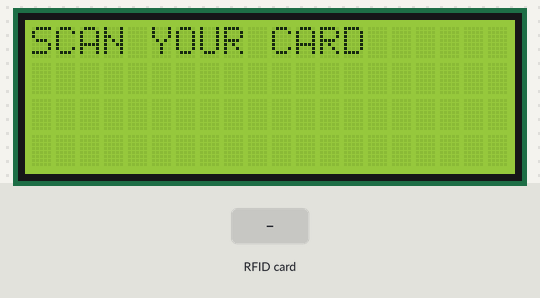
This sketch was run on a simulated Arduino Uno, built with avr-gcc and run on an emulated ATmega328P. Parts: 20×4 character LCD. The inputs (shaded band) are chosen by the test bench. EEPROM starts erased; what the sketch prints to the serial monitor is not drawn.

Above: at 0.9 s.
1.0 s: RFID card 30 32 F7 4E held to the reader
At 1.5 s:
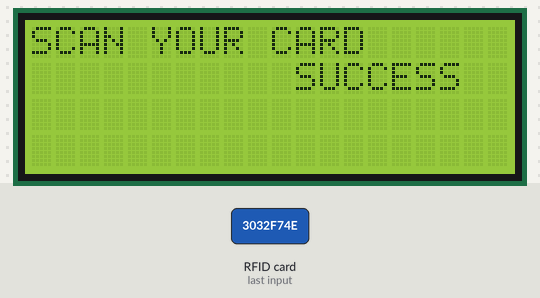
At 3.7 s:
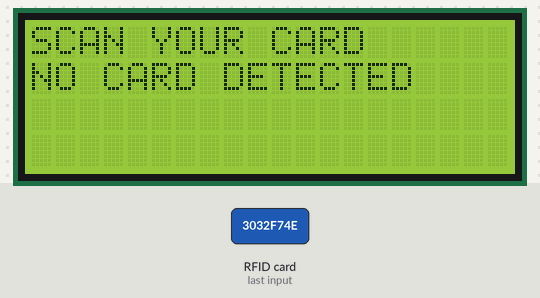
4.0 s: RFID card 5E 7A 19 C4 held to the reader
At 5.0 s:
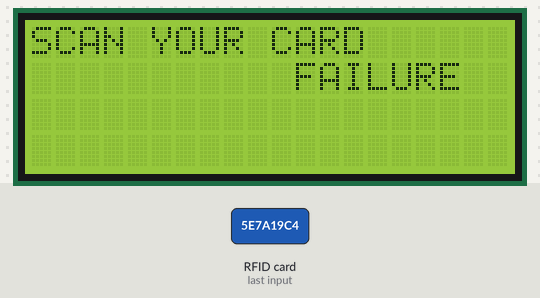
Timing chart, 0 to 7.0 s (numbered marks = the images above; inputs shaded):
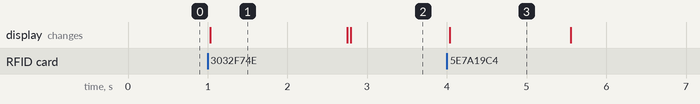

Measured:
- after the input at 1.0 s, the display: changes at once (image 1)
- after the input at 4.0 s, the display: changes at once (image 3)
- what the display in image 1 shows lasts 1.8 s, from 1.0 s to 2.8 s
- what the display in image 3 shows lasts 1.6 s, from 4.0 s to 5.6 s

The sketch:

FINAL_ARDUINO_CODE_USING_RFID_AND_LCD.ino
```cpp
#include <MFRC522.h>  // MFRC522 RFID module library.
#include <SPI.h>      // SPI device communication library.
#include <EEPROM.h>   // EEPROM (memory) library.
#include <LiquidCrystal_I2C.h>

#define pinRST 6    // Defines pins for RST, SS conncetions respectively.
#define pinSS 10

LiquidCrystal_I2C lcd(0x27,20,4);  // set the LCD address to 0x3F for a 16 chars and 2 line display

byte readCard[4];     // Array that will hold UID of the RFID card.
int successRead;
String userid;

MFRC522 mfrc522(pinSS, pinRST);   // Creates MFRC522 instance.
MFRC522::MIFARE_Key key;          // Creates MIFARE key instance.

void setup()
{
  lcd.init();
  lcd.clear();
  lcd.backlight();

  Serial.begin(9600); // Starts the serial connection at 9600 baud rate.
  lcd.print("SCAN YOUR CARD");
  SPI.begin();        // Initiates SPI connection between RFID module and Arduino.
  mfrc522.PCD_Init(); // Initiates MFRC522 RFID module.

  do {
    successRead = getID();     // Loops getID library function until reading process is done.
  }

  while (!successRead);
  for ( int i = 0; i < mfrc522.uid.size; i++ )  // You can add multiple cards to read in the for loop.
  {
    EEPROM.write(i, readCard[i] );     // Saves RFID cards UID to EEPROM.
  }

}

void loop()
{
getID(); // performs the get ID function
     lcd.setCursor(0, 1);
     lcd.print("NO CARD DETECTED");
}

int getID() // Function that will read and print the RFID cards UID.
{
  if ( ! mfrc522.PICC_IsNewCardPresent())  // If statement that looks for new cards.
  {
    return;
  }

  if ( ! mfrc522.PICC_ReadCardSerial())    // If statement that selects one of the cards.
  {
    return;
  }
           lcd.setCursor(0, 1);
          lcd.print("                ");// clears the no card detected print

  for (int i = 0; i < mfrc522.uid.size; i++) {
    readCard[i] = mfrc522.uid.uidByte[i];   // Reads RFID cards UID per byte out of 4
    userid += String(readCard[i], HEX); // assigns the byte as a hexadecimal to uid
    // the loop continues to add the next 3 bytes to the variable userid till it contaibs the whole UID
  }
      userid.toUpperCase();
  mfrc522.PICC_HaltA();     // Stops the reading process.


String RfidCard1 = "3032F74E";//sets Valid card id's
String RfidCard2 = "931BCB";//sets Valid card id's
String RfidCard3 = "838892C";//sets Valid card id's
String RfidCard4 = "C37AF8A";//sets Valid card id's
String RfidCard5 = "A3CD36B";//sets Valid card id's
String RfidCard6 = "E3F796C";//sets Valid card id's
String RfidCard7 = "43C51B";//sets Valid card id's
String RfidCard8 = "83A836B";//sets Valid card id's
String RfidCard9 = "439D92C";//sets Valid card id's

if( userid == RfidCard1 || userid == RfidCard2 || userid == RfidCard3 || userid == RfidCard4 ||userid == RfidCard5 ||userid == RfidCard6  || userid == RfidCard7 || userid == RfidCard8 || userid == RfidCard9 )
{
   lcd.setCursor(11, 1);
       lcd.print("SUCCESS");


    // removed any buffered previous serial data.
       Serial.flush();
       delay(100);
       // sent sensors data to serial (sent sensors data to ESP8266)
  Serial.print(userid);
       delay(100);


}
else{
     lcd.setCursor(11, 1);
       lcd.print("FAILURE");
}
delay(1500);
   userid ="";// clears the userid so it can read 4 times from scratch
    lcd.setCursor(11, 1);
       lcd.print("       ");
}
```
